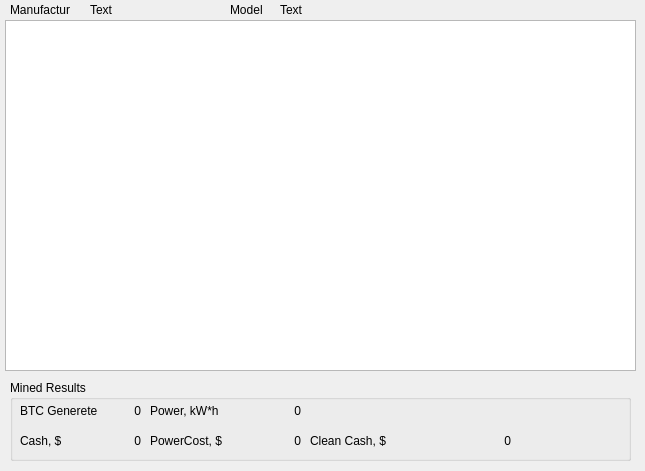
<?xml version="1.0" encoding="UTF-8"?>
<ui version="4.0">
 <class>CalcWindow</class>
 <widget class="QWidget" name="CalcWindow">
  <property name="geometry">
   <rect>
    <x>0</x>
    <y>0</y>
    <width>645</width>
    <height>471</height>
   </rect>
  </property>
  <property name="minimumSize">
   <size>
    <width>645</width>
    <height>471</height>
   </size>
  </property>
  <property name="maximumSize">
   <size>
    <width>645</width>
    <height>471</height>
   </size>
  </property>
  <property name="windowTitle">
   <string>Calculated</string>
  </property>
  <property name="windowIcon">
   <iconset resource="imageS.qrc">
    <normaloff>:/titles/coin.png</normaloff>:/titles/coin.png</iconset>
  </property>
  <property name="windowOpacity">
   <double>0.000000000000000</double>
  </property>
  <widget class="QGraphicsView" name="graphicsView">
   <property name="geometry">
    <rect>
     <x>5</x>
     <y>20</y>
     <width>631</width>
     <height>351</height>
    </rect>
   </property>
  </widget>
  <widget class="QGroupBox" name="groupBox">
   <property name="geometry">
    <rect>
     <x>10</x>
     <y>380</y>
     <width>621</width>
     <height>81</height>
    </rect>
   </property>
   <property name="title">
    <string>Mined Results</string>
   </property>
   <widget class="QWidget" name="horizontalLayoutWidget_2">
    <property name="geometry">
     <rect>
      <x>10</x>
      <y>20</y>
      <width>121</width>
      <height>21</height>
     </rect>
    </property>
    <layout class="QHBoxLayout" name="horizontalLayout_2">
     <item>
      <widget class="QLabel" name="label_2">
       <property name="text">
        <string>BTC Generete</string>
       </property>
      </widget>
     </item>
     <item>
      <widget class="QLabel" name="label_6">
       <property name="text">
        <string>0</string>
       </property>
       <property name="alignment">
        <set>Qt::AlignRight|Qt::AlignTrailing|Qt::AlignVCenter</set>
       </property>
      </widget>
     </item>
    </layout>
   </widget>
   <widget class="QWidget" name="horizontalLayoutWidget_4">
    <property name="geometry">
     <rect>
      <x>300</x>
      <y>50</y>
      <width>201</width>
      <height>21</height>
     </rect>
    </property>
    <layout class="QHBoxLayout" name="horizontalLayout_4">
     <item>
      <widget class="QLabel" name="label_8">
       <property name="text">
        <string>Clean Cash, $</string>
       </property>
      </widget>
     </item>
     <item>
      <widget class="QLabel" name="label_9">
       <property name="text">
        <string>0</string>
       </property>
       <property name="alignment">
        <set>Qt::AlignRight|Qt::AlignTrailing|Qt::AlignVCenter</set>
       </property>
      </widget>
     </item>
    </layout>
   </widget>
   <widget class="QWidget" name="horizontalLayoutWidget">
    <property name="geometry">
     <rect>
      <x>140</x>
      <y>50</y>
      <width>151</width>
      <height>21</height>
     </rect>
    </property>
    <layout class="QHBoxLayout" name="horizontalLayout">
     <item>
      <widget class="QLabel" name="label">
       <property name="text">
        <string>PowerCost, $</string>
       </property>
      </widget>
     </item>
     <item>
      <widget class="QLabel" name="label_5">
       <property name="text">
        <string>0</string>
       </property>
       <property name="alignment">
        <set>Qt::AlignRight|Qt::AlignTrailing|Qt::AlignVCenter</set>
       </property>
      </widget>
     </item>
    </layout>
   </widget>
   <widget class="QWidget" name="horizontalLayoutWidget_3">
    <property name="geometry">
     <rect>
      <x>10</x>
      <y>50</y>
      <width>121</width>
      <height>21</height>
     </rect>
    </property>
    <layout class="QHBoxLayout" name="horizontalLayout_3">
     <item>
      <widget class="QLabel" name="label_3">
       <property name="text">
        <string>Cash, $</string>
       </property>
      </widget>
     </item>
     <item>
      <widget class="QLabel" name="label_7">
       <property name="text">
        <string>0</string>
       </property>
       <property name="alignment">
        <set>Qt::AlignRight|Qt::AlignTrailing|Qt::AlignVCenter</set>
       </property>
      </widget>
     </item>
    </layout>
   </widget>
   <widget class="QWidget" name="horizontalLayoutWidget_5">
    <property name="geometry">
     <rect>
      <x>140</x>
      <y>20</y>
      <width>151</width>
      <height>21</height>
     </rect>
    </property>
    <layout class="QHBoxLayout" name="horizontalLayout_5">
     <item>
      <widget class="QLabel" name="label_13">
       <property name="text">
        <string>Power, kW*h</string>
       </property>
      </widget>
     </item>
     <item>
      <widget class="QLabel" name="label_14">
       <property name="text">
        <string>0</string>
       </property>
       <property name="alignment">
        <set>Qt::AlignRight|Qt::AlignTrailing|Qt::AlignVCenter</set>
       </property>
      </widget>
     </item>
    </layout>
   </widget>
  </widget>
  <widget class="QLabel" name="label_4">
   <property name="geometry">
    <rect>
     <x>10</x>
     <y>0</y>
     <width>65</width>
     <height>19</height>
    </rect>
   </property>
   <property name="text">
    <string>Manufactur</string>
   </property>
  </widget>
  <widget class="QLabel" name="label_10">
   <property name="geometry">
    <rect>
     <x>90</x>
     <y>0</y>
     <width>111</width>
     <height>19</height>
    </rect>
   </property>
   <property name="text">
    <string>Text</string>
   </property>
  </widget>
  <widget class="QLabel" name="label_11">
   <property name="geometry">
    <rect>
     <x>230</x>
     <y>0</y>
     <width>41</width>
     <height>19</height>
    </rect>
   </property>
   <property name="text">
    <string>Model</string>
   </property>
  </widget>
  <widget class="QLabel" name="label_12">
   <property name="geometry">
    <rect>
     <x>280</x>
     <y>0</y>
     <width>111</width>
     <height>19</height>
    </rect>
   </property>
   <property name="text">
    <string>Text</string>
   </property>
  </widget>
 </widget>
 <resources>
  <include location="imageS.qrc"/>
 </resources>
 <connections/>
</ui>
